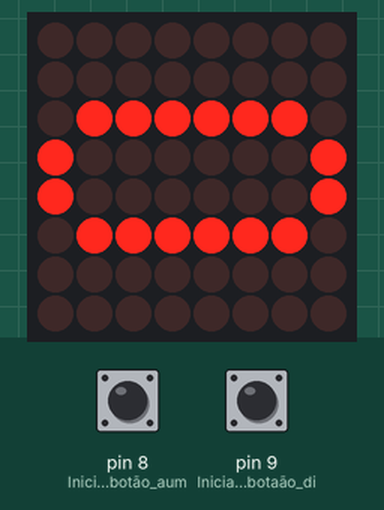
The sketch below on a simulated Arduino Uno, built with avr-gcc and run on an emulated ATmega328P. Shown: 8×8 LED matrix. Inputs (shaded band) come from the test bench; at power-on: pin 8 (Inicializa_pino_botão_aum) HIGH, pin 9 (Inicializa_pino_botaão_di) HIGH.

Above: at 1.2 s.
1.3 s: pin 8 (Inicializa_pino_botão_aum) pulled LOW for 0.15 s
At 1.9 s:
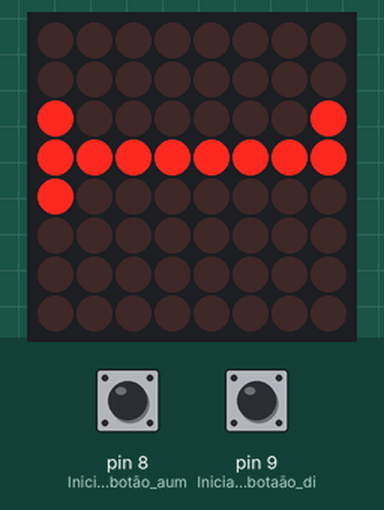
2.9 s: pin 8 (Inicializa_pino_botão_aum) pulled LOW for 1 s
At 4.3 s:
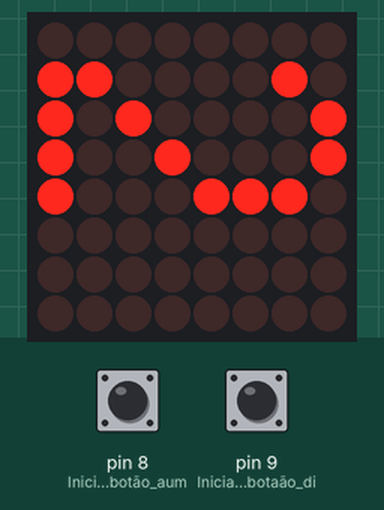
5.4 s: pin 8 (Inicializa_pino_botão_aum) pulled LOW for 0.15 s
At 6.2 s:
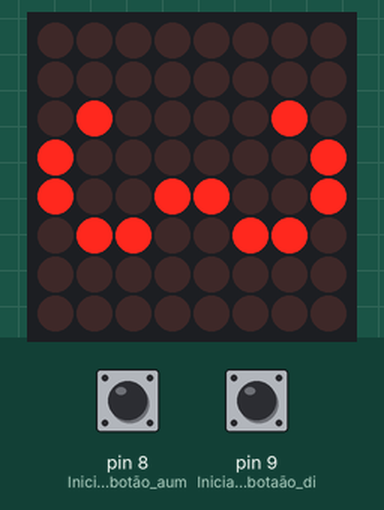
7.0 s: pin 8 (Inicializa_pino_botão_aum) pulled LOW for 3.2 s
At 7.5 s:
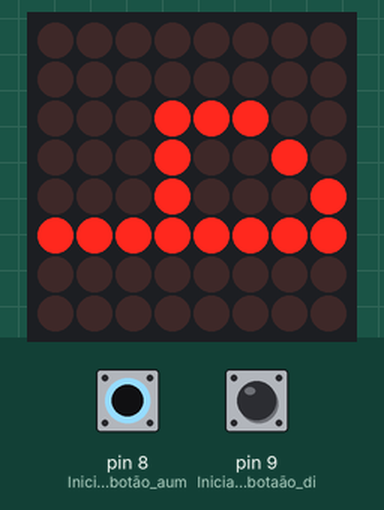
11.7 s: pin 8 (Inicializa_pino_botão_aum) pulled LOW for 0.15 s
At 12.2 s:
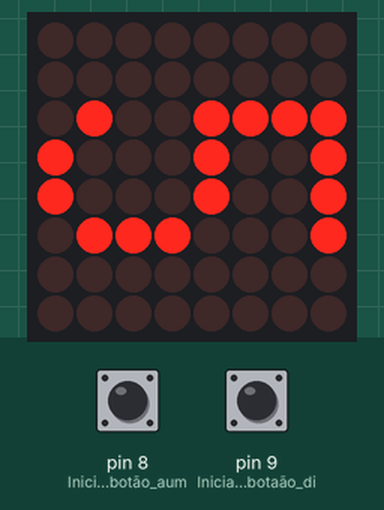
13.3 s: pin 8 (Inicializa_pino_botão_aum) pulled LOW for 1 s
At 14.7 s:
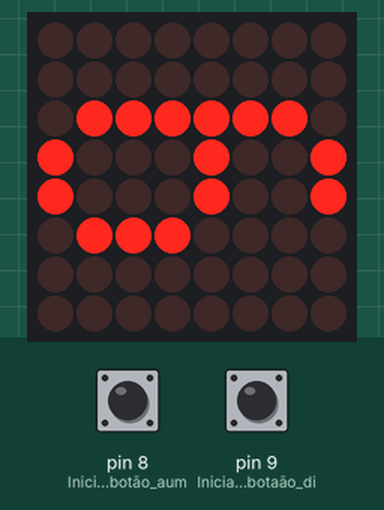
Timing chart, 0 to 16.3 s (numbered marks = the images above; inputs shaded):
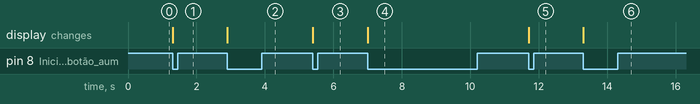

The sketch:

numerical_scoreboard.ino
```cpp
#include "LedControl.h"
#define MAX_DEVICES  1  // Numero de modulos utilizados
#define DATA_PIN        12  // Ligacoes ao Arduino MD_MAX72xx
#define CS_PIN            10  // Ligacoes ao Arduino MD_MAX72xx
#define CLK_PIN          11  // Ligacoes ao Arduino MD_MAX72xx


LedControl Placar = LedControl(DATA_PIN, CLK_PIN, CS_PIN, MAX_DEVICES);


int v_but1, v_but2;      // Armazenam o valor dos botoes
int placar;                   // Variável do placar atual
int placar_ant;            // Variável do placar anterior
int delaytime = 100;   // Tempo
int brilho = 15;          // Brilho dos displays


byte CARACTER [10][8]  = {
         {B00000000,
B00000000,
B01111110,
B10000001,
B10000001,
B01111110,
B00000000,
B00000000}, // 0
         {B00000000,
B00000000,
B10000001,
B11111111,
B10000000,
B00000000,
B00000000,
B00000000}, // 1
         {B00000000,
B11000010,
B10100001,
B10010001,
B10001110,
B00000000,
B00000000,
B00000000}, // 2
         {B00000000,
B00000000,
B01000010,
B10000001,
B10011001,
B01100110,
B00000000,
B00000000}, // 3
         {B00000000,
B00000000,
B00011100,
B00010010,
B00010001,
B11111111,
B00000000,
B00000000}, // 4
         {B00000000,
B00000000,
B01001111,
B10001001,
B10001001,
B01110001,
B00000000,
B00000000}, // 5
         {B00000000,
B00000000,
B01111110,
B10001001,
B10001001,
B01110000,
B00000000,
B00000000}, // 6
         {B00000000,
B00000000,
B00000011,
B00000001,
B00001001,
B11111111,
B00001000,
B00000000}, // 7
         {B00000000,
B00000000,
B01110110,
B10001001,
B10001001,
B01110110,
B00000000,
B00000000}, // 8
         {B00000000,
B00000000,
B01001110,
B10010001,
B10010001,
B01111110,
B00000000,
B00000000}, // 9

};


void setup() {
      Serial.begin(9600);
      pinMode(8, INPUT_PULLUP);       // Inicializa pino botão aumenta
      pinMode(9, INPUT_PULLUP);       // Inicializa pino botaão diminui
      Placar.shutdown(0, false);          // Inicializa os displays
      Placar.setIntensity(0, brilho);     // Ajusta o brilho de cada display
      Placar.clearDisplay(0);               // Apaga os display
      MostrarCaracter(0, 0);              // Mostra 0 (zero) no display
}


void loop() {


 // Verifica se o botao de aumentar foi acionado


 v_but1 = digitalRead(8);  // Le botão aumentar
  if  (v_but1 == 0)   {
       placar = placar + 1;
       if  (placar >= 10) { placar = 9; }


      if  (placar_ant != placar)     {
            MostrarCaracter(placar, 0); //Chama a rotina que atualiza o display
            v_but1 = digitalRead(8);
            placar_ant = placar;
       }

       while (digitalRead(8) == 0) {
            delay(delaytime);
       }
}


// Verifica se o botao de diminuir foi acionado


 v_but2 = digitalRead(9);  // Le botão diminuir
  if  (v_but2 == 0)   {
       placar = placar - 1;
       if  (placar <= 0) { placar = 0;  }


      if  (placar_ant != placar)     {
            MostrarCaracter(placar, 0); //Chama a rotina que atualiza o display
            v_but2 = digitalRead(9);
            placar_ant = placar;
       }


      while (digitalRead(9) == 0) {
            delay(delaytime);
       }
  }
}


// Rotina Mostra número no display


void MostrarCaracter(int numero, int tela) {


   for  (int i = 0; i < 8; i++)  {
          Placar.setRow(tela, i, CARACTER[numero][i]);
    }

}
```

Measured:
- after the input at 1.3 s, the display: changes at once (image 1)
- after the input at 2.9 s, the display: changes at once (image 2)
- after the input at 5.4 s, the display: changes at once (image 3)
- after the input at 7.0 s, the display: changes at once (image 4)
- after the input at 11.7 s, the display: changes at once (image 5)
- after the input at 13.3 s, the display: changes at once (image 6)
